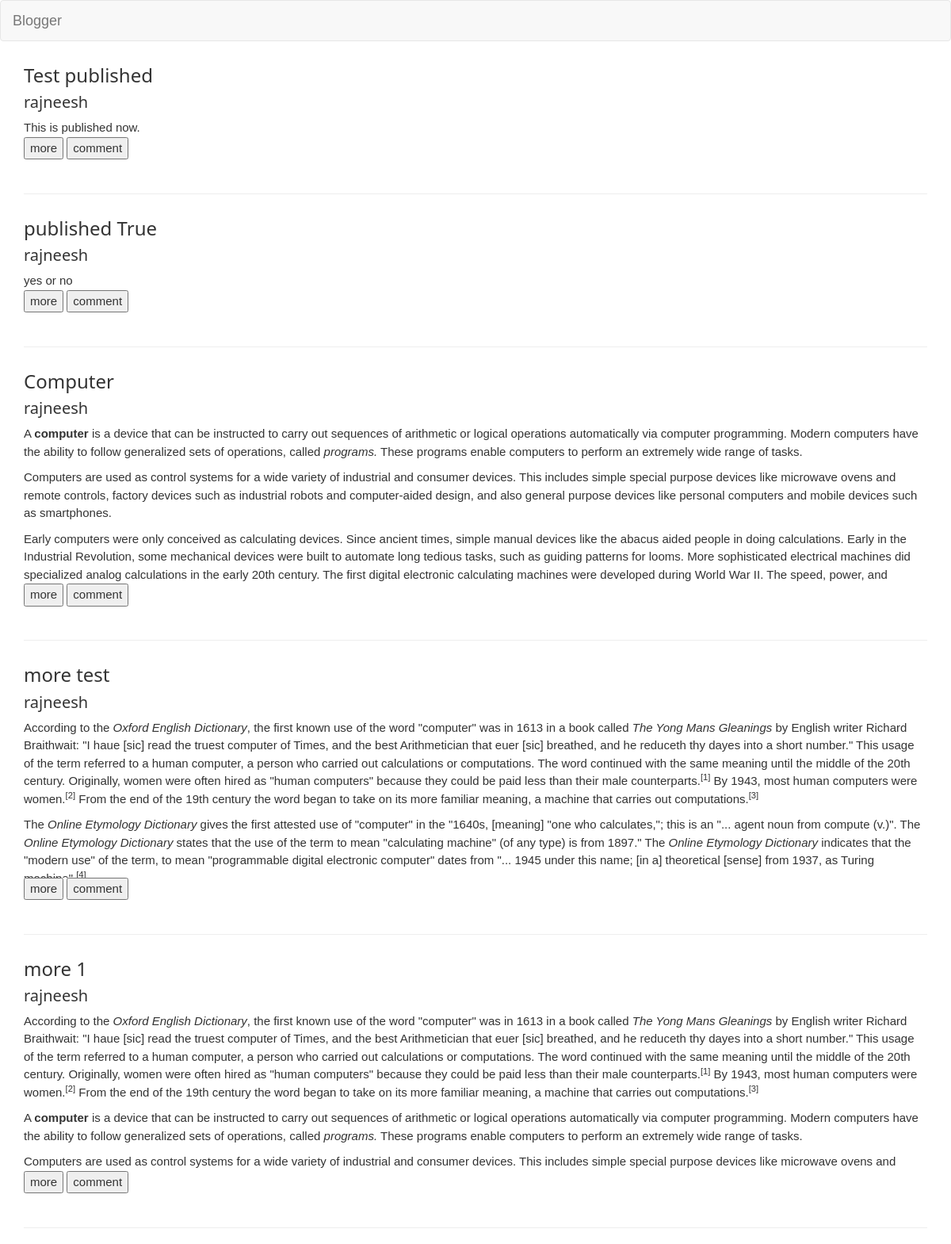
Screenshot of /profile/rajneesh with the database file from the repository.
### tables this page shows
CREATE TABLE blog_detail (
    blog_id integer PRIMARY KEY AUTOINCREMENT,
    user_name text NOT NULL,
    title text NOT NULL,
    content text NOT NULL,
    date text NOT NULL,
    published BOOLEAN NOT NULL,
    FOREIGN KEY (user_name) 
    REFERENCES user_details (username));

### app/__init__.py (the view)
@app.route('/profile/<username>')
def particularProfile(username):
    if request.method=='GET':
        data = dbHandler.particularProfile(username)
        print data
        return render_template('profile.html', posts = data)

### app/models.py (called while the page is built)
def particularProfile(arg):
  try:
    with sql.connect("database.db") as con:
      con.row_factory = sql.Row
      cur = con.cursor()
      cur.execute("SELECT * FROM blog_detail WHERE user_name = '{x}' and PUBLISHED = 1".format(x=arg))
      print "here"
      rows = cur.fetchall()
      user_blogs = []
      for row in rows:
        user_blogs.append(row)
      return user_blogs
  except:
    return "Error occured"

### app/templates/profile.html (shortened to what this page needs)
{%extends 'base.html' %}
{%block content%}
{%for post in posts%}
<div class="container">
<h3>{{ post.title }}</h3>
<h4>{{ post.user_name }}</h4>
<div id='blog{{post.blog_id}}' style="display:block;max-height:200px; overflow: hidden;">{{ post.content | safe }}</div>
<button onClick="{if(this.textContent=='more'){document.getElementById('blog{{post.blog_id}}').style.maxHeight='none';this.textContent='less';}else{document.getElementById('blog{{post.blog_id}}').style.maxHeight='200px';this.textContent='more';}}" >more</button>
<button id='comment' onclick="{var div =document.getElementById('comment{{post.blog_id}}');if(div.style.display=='none'){div.style.display='block';get_comment('{{post.blog_id}}')}else{div.style.display='none'}}">comment</button>
<br><br>
<hr>
</div>
{%endfor%}
{%endblock%}

### app/templates/base.html (shortened to what this page needs)
{% extends "bootstrap/base.html"%}
{% block styles %}
{{super()}}
<link rel="stylesheet"
      href="{{url_for('.static', filename='main.css')}}">
<link rel="stylesheet"
      href="{{url_for('.static', filename='css/w3.css')}}">
<link rel="stylesheet"
      href="{{url_for('.static', filename='css/font-awesome.min.css')}}">
{% endblock %}
{% block navbar %}
  <nav class="navbar navbar-default">
    <div class="container-fluid">
      <div class="navbar-header">
        <a class="navbar-brand" href="/">Blogger</a>
      </div>
    </div>
  </nav>
{% endblock %}

### app/static/main.css (style rules this page uses)
body { background-image: "./background.png"; }

### app/static/css/w3.css (style rules this page uses)
html { box-sizing:border-box }
*,*:before,*:after { box-sizing:inherit }
html { -ms-text-size-adjust:100%;-webkit-text-size-adjust:100% }
body { margin:0 }
article,aside,details,figcaption,figure,footer,header,main,menu,nav,section,summary { display:block }
a { background-color:transparent;-webkit-text-decoration-skip:objects }
sub,sup { font-size:75%;line-height:0;position:relative;vertical-align:baseline }
sup { top:-0.5em }
hr { box-sizing:content-box;height:0;overflow:visible }
button,input,select,textarea { font:inherit;margin:0 }
button,input { overflow:visible }
button,select { text-transform:none }
button,html [type=button],[type=reset],[type=submit] { -webkit-appearance:button }
html,body { font-family:Verdana,sans-serif;font-size:15px;line-height:1.5 }
html { overflow-x:hidden }
h3 { font-size:24px }
h4 { font-size:20px }
h1,h2,h3,h4,h5,h6 { font-family:"Segoe UI",Arial,sans-serif;font-weight:400;margin:10px 0 }
hr { border:0;border-top:1px solid #eee;margin:20px 0 }
a { color:inherit }

### rows the page displays
blog_detail: title "Test published", user_name "rajneesh", content "This is published now."
blog_detail: title "published True", user_name "rajneesh", content "yes or no"
blog_detail: title "Computer", user_name "rajneesh", content "A computer is a device that can be instructed to carry out sequences of arithmetic or logical operations automatically via computer programming . Modern computers have the ability to follow generalized sets of operations, called programs . These programs enable computers to perform an extremely wide range of tasks. Computers are used as control systems for a wide variety of industrial and consumer devices . This includes simple special purpose devices like microwave ovens and remote controls , factory devices such as industrial robots and computer-aided design , and also general purpose devices like personal computers and mobile devices such as smartphones . Early computers were only…"
blog_detail: title "more test", user_name "rajneesh", content "According to the Oxford English Dictionary , the first known use of the word \"computer\" was in 1613 in a book called The Yong Mans Gleanings by English writer Richard Braithwait: \"I haue [sic] read the truest computer of Times, and the best Arithmetician that euer [sic] breathed, and he reduceth thy dayes into a short number.\" This usage of the term referred to a human computer , a person who carried out calculations or computations. The word continued with the same meaning until the middle of the 20th century. Originally, women were often hired as \"human computers\" because they could be paid less than their male counterparts. [1] By 1943, most human computers were women. [2] From the end…"
blog_detail: title "more 1", user_name "rajneesh", content "According to the Oxford English Dictionary , the first known use of the word \"computer\" was in 1613 in a book called The Yong Mans Gleanings by English writer Richard Braithwait: \"I haue [sic] read the truest computer of Times, and the best Arithmetician that euer [sic] breathed, and he reduceth thy dayes into a short number.\" This usage of the term referred to a human computer , a person who carried out calculations or computations. The word continued with the same meaning until the middle of the 20th century. Originally, women were often hired as \"human computers\" because they could be paid less than their male counterparts. [1] By 1943, most human computers were women. [2] From the end…"
